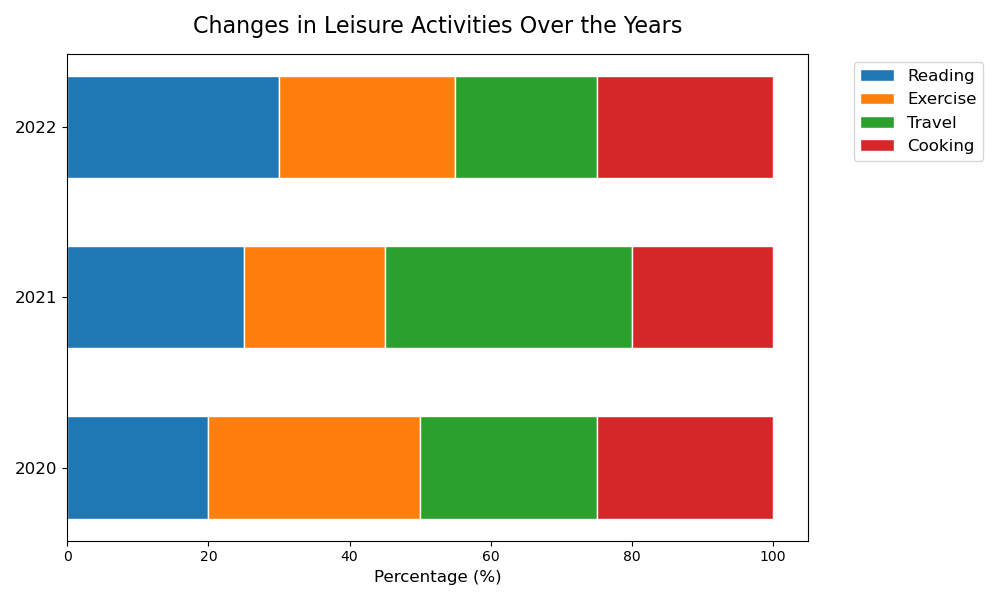

Recreate this plot in Python.
import matplotlib.pyplot as plt
import numpy as np

# Data
categories = ['Reading', 'Exercise', 'Travel', 'Cooking']
years = ['2020', '2021', '2022']
data = np.array([
    [20, 25, 30],
    [30, 20, 25],
    [25, 35, 20],
    [25, 20, 25]
])

# Normalize the data to 100%
data = data / data.sum(axis=0) * 100

# Colors
colors = ['#1f77b4', '#ff7f0e', '#2ca02c', '#d62728']

# Plot
fig, ax = plt.subplots(figsize=(10, 6))
width = 0.6  # Bar width
x = np.arange(len(years))

for i in range(len(categories)):
    if i == 0:
        ax.barh(x, data[i], color=colors[i], edgecolor='white', height=width)
        bottom = data[i]
    else:
        ax.barh(x, data[i], left=bottom, color=colors[i], edgecolor='white', height=width)
        bottom += data[i]

# Add title and labels
ax.set_title('Changes in Leisure Activities Over the Years', fontsize=16, pad=15)
ax.set_xlabel('Percentage (%)', fontsize=12)
ax.set_yticks(x)
ax.set_yticklabels(years, fontsize=12)
ax.legend(categories, bbox_to_anchor=(1.05, 1), loc='upper left', fontsize=12)
plt.tight_layout()

plt.show()
